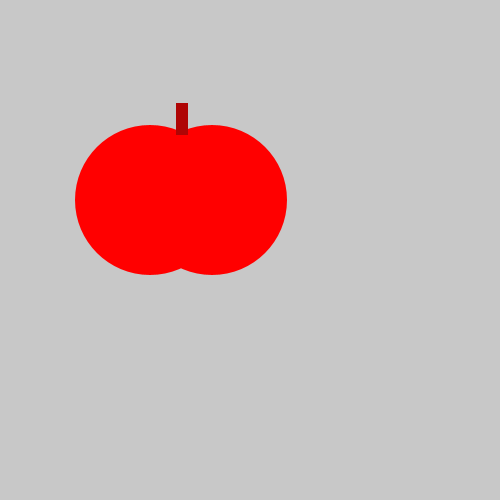
Frame 1 (no input)
Frame 60 (the mouse pressed at the canvas centre just before this capture): identical to frame 1, image omitted
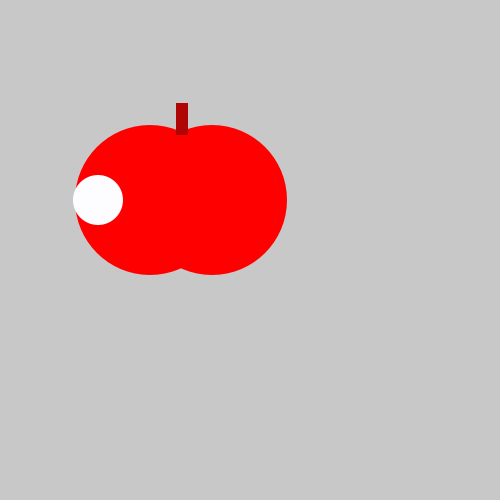
Frame 120 (the mouse held since frame 60 and released just before this capture)

The Processing sketch that drew these frames (run headless with seeded random() and noise(); from frame 60 on, the mouse is pressed at the canvas centre):

// Processing sketch: tasty_tomato
// ── tasty_tomato.pde
void setup() {
    size(500, 500);
}
void draw() {
    background(200, 200, 200);
    noStroke();
    fill(#ff0000);
    ellipse(150, 200, 150, 150);
    ellipse(212, 200, 150, 150);
    fill(#AF0505);
    rect(176, 103, 12, 32);
    fill(#FDFCFF);
    if(mousePressed){
      ellipse(98,200, 50,50);
    }
}
